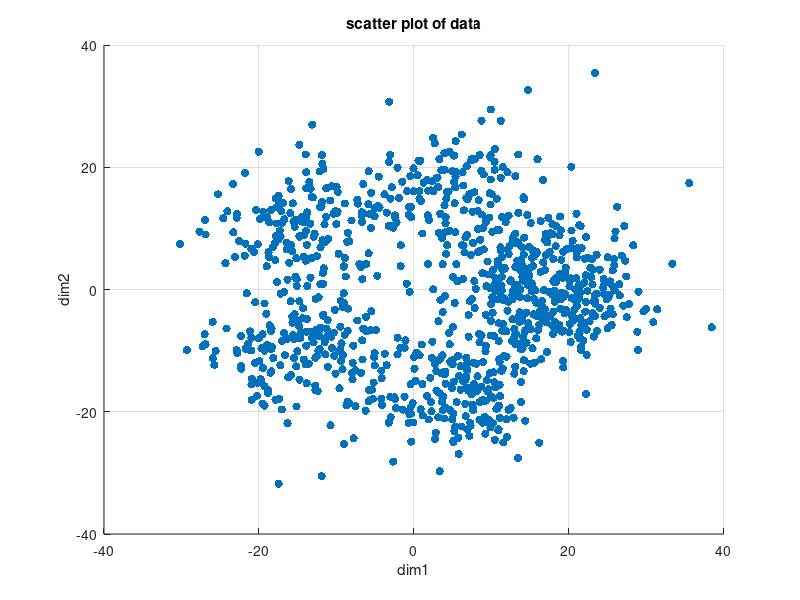

MATLAB code to generate this figure: (Note: this script raises an error after producing the figure.)
%% Question 1 Part b and c

clc;
clear;
close all;

%%%%% at first I plot the data with scatter plot to have a sence of
%%%%% distribution of the data

data = load('SampleData2.mat');
data = data.DataNew;

figure
scatter(data(1,:),data(2,:),'filled')
xlabel('dim1')
ylabel('dim2')
title('scatter plot of data')
grid on

%%%% for choosing your considered k, please uncomment that
%k = 4;
k = 5;
%k = 6;
dist = size(data,1);

%%%% for choosing your considered center point, please uncomment that
center_points = rand(dist,k)*50-20;
%center_points = rand(dist,k)*70-30;
%center_points = rand(dist,k)*40-10;
%center_points = rand(dist,k)*90-50;

k_means_clustering = k_means(data,k,center_points);

figure

for i=1:k
    scatter(data(1,k_means_clustering==i),data(2,k_means_clustering==i),'filled')
    hold on;
    xlabel('dim1')
    ylabel('dim2')
    title(sprintf('Scatter plot of clusters (k-means) with k = %d',k))
    grid on;
end

%% Question 2 Part d

[groups,Center] = kmeans(data',k);

figure
gscatter(data(1,:),data(2,:),groups)
xlabel('dim1')
ylabel('dim2')
title(sprintf('Plot of clusters (k-means by MATLAB function) with k = %d',k))
grid on;

%% Question 2 Part e
%%%%% in this part I use hierarchical clustering with linkage and cluster
%%%%%(I explain the hierarchical clustering in my report for this part)
figure
Z = linkage(data','ward');
c = cluster(Z,'Maxclust',k);
scatter(data(1,:),data(2,:),30,c,'filled')
xlabel('dim1')
ylabel('dim2')
title(sprintf('Plot of clusters (hierarchical clustering by MATLAB function) with k = %d',k))
grid on;


%% Question 2 Part f

%%%%% at first I plot the data with scatter plot to have a sence of
%%%%% distribution of the data

data2 = load('SampleData3.mat');
data2 = data2.DataNew2;


figure
scatter(data2(1,:),data2(2,:),'filled')
xlabel('dim1')
ylabel('dim2')
title('scatter plot of data2')
grid on



%%%%%%%% k-means clustering for SampleData3
k = 3;
dist2 = size(data2,1);
center_points2 = rand(dist2,k)+2.5;

k_means_clustering = k_means(data2,k,center_points2);

figure

for i=1:k
    scatter(data2(1,k_means_clustering==i),data2(2,k_means_clustering==i),'filled')
    hold on;
    xlabel('dim1')
    ylabel('dim2')
    title(sprintf('Scatter plot of clusters (k-means) with k = %d',k))
    grid on;
end



%%%%%%% hierarchical clustering for SampleData3

figure
Z = linkage(data2','ward');
c = cluster(Z,'Maxclust',k);
scatter(data2(1,:),data2(2,:),35,c,'filled')
xlabel('dim1')
ylabel('dim2')
title(sprintf('Scatter plot of clusters (hierarchical clustering) with k = %d',k))
grid on;


